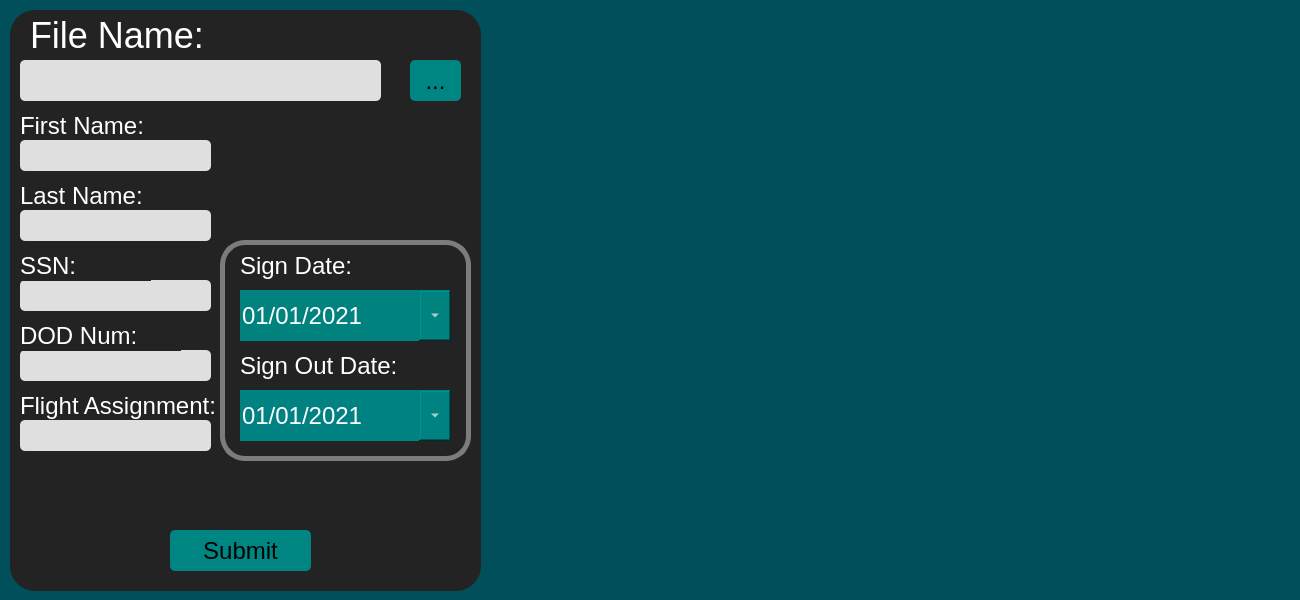
       <widget class="QWidget" name="page">
        <property name="minimumSize">
         <size>
          <width>1300</width>
          <height>600</height>
         </size>
        </property>
        <property name="maximumSize">
         <size>
          <width>1300</width>
          <height>600</height>
         </size>
        </property>
        <property name="styleSheet">
         <string notr="true">QWidget{

	
	background-color: rgb(0, 79, 91);
}</string>
        </property>
        <widget class="QWidget" name="widget" native="true">
         <property name="geometry">
          <rect>
           <x>10</x>
           <y>10</y>
           <width>471</width>
           <height>581</height>
          </rect>
         </property>
         <property name="styleSheet">
          <string notr="true">QWidget{
	background-color: rgb(35, 35, 35);
	font-family: Arial, Helvetica, sans-serif;
	
	border-radius:25px

}</string>
         </property>
         <widget class="QLineEdit" name="fileNameLine">
          <property name="geometry">
           <rect>
            <x>10</x>
            <y>50</y>
            <width>361</width>
            <height>41</height>
           </rect>
          </property>
          <property name="styleSheet">
           <string notr="true">QLineEdit{
	
	background-color: rgb(223, 223, 223);
	font-size: 24px;
	font-weight: bold;
	
	color: rgb(0, 141, 143);
	border-color: rgb(0, 116, 118);
	border-radius:5px


}</string>
          </property>
         </widget>
         <widget class="QLabel" name="FileNameLabel">
          <property name="geometry">
           <rect>
            <x>20</x>
            <y>10</y>
            <width>181</width>
            <height>31</height>
           </rect>
          </property>
          <property name="styleSheet">
           <string notr="true">QLabel{
	color: rgb(255, 255, 255);
	font-size: 36px;

	border-color: rgb(0, 139, 130);
}
</string>
          </property>
          <property name="text">
           <string>File Name:</string>
          </property>
         </widget>
         <widget class="QLabel" name="label_7">
          <property name="geometry">
           <rect>
            <x>10</x>
            <y>100</y>
            <width>131</width>
            <height>31</height>
           </rect>
          </property>
          <property name="styleSheet">
           <string notr="true">QLabel{
	color: rgb(255, 255, 255);
	font-size: 24px;
	font-family: Arial, Helvetica, sans-serif;

	border-color: rgb(0, 139, 130);
}</string>
          </property>
          <property name="text">
           <string>First Name:</string>
          </property>
         </widget>
         <widget class="QToolButton" name="toolButton">
          <property name="geometry">
           <rect>
            <x>400</x>
            <y>50</y>
            <width>51</width>
            <height>41</height>
           </rect>
          </property>
          <property name="styleSheet">
           <string notr="true">QToolButton{
	
	background-color: rgb(0, 134, 130);
	border-radius:5px;
	font-size: 24px;
}

QToolButton:hover{
	
	background-color: rgb(0, 255, 255);

}</string>
          </property>
          <property name="text">
           <string>...</string>
          </property>
         </widget>
         <widget class="QLineEdit" name="fNameEntry">
          <property name="geometry">
           <rect>
            <x>10</x>
            <y>130</y>
            <width>191</width>
            <height>31</height>
           </rect>
          </property>
          <property name="styleSheet">
           <string notr="true">QLineEdit{
	
	background-color: rgb(223, 223, 223);
	color: rgb(0, 141, 143);
	
	font-size: 24px;
	border-color: rgb(0, 116, 118);
	border-radius:5px


}</string>
          </property>
         </widget>
         <widget class="QLabel" name="label_13">
          <property name="geometry">
           <rect>
            <x>10</x>
            <y>170</y>
            <width>161</width>
            <height>31</height>
           </rect>
          </property>
          <property name="styleSheet">
           <string notr="true">QLabel{
	color: rgb(255, 255, 255);
	font-size: 24px;
	font-family: Arial, Helvetica, sans-serif;

	border-color: rgb(0, 139, 130);
}</string>
          </property>
          <property name="text">
           <string>Last Name:</string>
          </property>
         </widget>
         <widget class="QLineEdit" name="lNameEntry">
          <property name="geometry">
           <rect>
            <x>10</x>
            <y>200</y>
            <width>191</width>
            <height>31</height>
           </rect>
          </property>
          <property name="styleSheet">
           <string notr="true">QLineEdit{
	
	background-color: rgb(223, 223, 223);
	font-size: 24px;
	color: rgb(0, 141, 143);
	border-color: rgb(0, 116, 118);
	border-radius:5px


}</string>
          </property>
         </widget>
         <widget class="QPushButton" name="page1Submit">
          <property name="geometry">
           <rect>
            <x>160</x>
            <y>520</y>
            <width>141</width>
            <height>41</height>
           </rect>
          </property>
          <property name="styleSheet">
           <string notr="true">QPushButton{
	
	background-color: rgb(0, 134, 130);
	border-radius:5px;
	font-size: 24px;

}

QPushButton:hover{
	
	box-shadow: 10px 5px 5px grey;
	background-color: rgb(0, 255, 247);
	border-radius:5px;
	font-size: 24px;

}</string>
          </property>
          <property name="text">
           <string>Submit</string>
          </property>
         </widget>
         <widget class="QLineEdit" name="ssnEntry">
          <property name="geometry">
           <rect>
            <x>10</x>
            <y>270</y>
            <width>191</width>
            <height>31</height>
           </rect>
          </property>
          <property name="styleSheet">
           <string notr="true">QLineEdit{
	
	background-color: rgb(223, 223, 223);
	color: rgb(0, 141, 143);
	
	font-size: 24px;
	border-color: rgb(0, 116, 118);
	border-radius:5px


}</string>
          </property>
         </widget>
         <widget class="QLabel" name="label_14">
          <property name="geometry">
           <rect>
            <x>10</x>
            <y>240</y>
            <width>131</width>
            <height>31</height>
           </rect>
          </property>
          <property name="styleSheet">
           <string notr="true">QLabel{
	color: rgb(255, 255, 255);
	font-size: 24px;
	font-family: Arial, Helvetica, sans-serif;

	border-color: rgb(0, 139, 130);
}</string>
          </property>
          <property name="text">
           <string>SSN:</string>
          </property>
         </widget>
         <widget class="QLineEdit" name="dodEntry">
          <property name="geometry">
           <rect>
            <x>10</x>
            <y>340</y>
            <width>191</width>
            <height>31</height>
           </rect>
          </property>
          <property name="styleSheet">
           <string notr="true">QLineEdit{
	
	background-color: rgb(223, 223, 223);
	font-size: 24px;
	color: rgb(0, 141, 143);
	border-color: rgb(0, 116, 118);
	border-radius:5px


}</string>
          </property>
         </widget>
         <widget class="QLabel" name="label_15">
          <property name="geometry">
           <rect>
            <x>10</x>
            <y>310</y>
            <width>161</width>
            <height>31</height>
           </rect>
          </property>
          <property name="styleSheet">
           <string notr="true">QLabel{
	color: rgb(255, 255, 255);
	font-size: 24px;
	font-family: Arial, Helvetica, sans-serif;

	border-color: rgb(0, 139, 130);
}</string>
          </property>
          <property name="text">
           <string>DOD Num:</string>
          </property>
         </widget>
         <widget class="QLabel" name="label_61">
          <property name="geometry">
           <rect>
            <x>10</x>
            <y>380</y>
            <width>201</width>
            <height>31</height>
           </rect>
          </property>
          <property name="styleSheet">
           <string notr="true">QLabel{
	color: rgb(255, 255, 255);
	font-size: 24px;
	font-family: Arial, Helvetica, sans-serif;

	border-color: rgb(0, 139, 130);
}</string>
          </property>
          <property name="text">
           <string>Flight Assignment:</string>
          </property>
         </widget>
         <widget class="QLineEdit" name="flightEntry">
          <property name="geometry">
           <rect>
            <x>10</x>
            <y>410</y>
            <width>191</width>
            <height>31</height>
           </rect>
          </property>
          <property name="styleSheet">
           <string notr="true">QLineEdit{
	
	background-color: rgb(223, 223, 223);
	font-size: 24px;
	color: rgb(0, 141, 143);
	border-color: rgb(0, 116, 118);
	border-radius:5px


}</string>
          </property>
         </widget>
         <widget class="QWidget" name="widget_2" native="true">
          <property name="geometry">
           <rect>
            <x>210</x>
            <y>230</y>
            <width>251</width>
            <height>221</height>
           </rect>
          </property>
          <property name="styleSheet">
           <string notr="true">QWidget#widget_2{
	
	

	background-color: rgb(35, 35, 35);
	border:5px solid rgb(124, 124, 124);
}
</string>
          </property>
          <widget class="QLabel" name="label_16">
           <property name="geometry">
            <rect>
             <x>20</x>
             <y>10</y>
             <width>161</width>
             <height>31</height>
            </rect>
           </property>
           <property name="styleSheet">
            <string notr="true">QLabel{
	color: rgb(255, 255, 255);
	font-size: 24px;
	font-family: Arial, Helvetica, sans-serif;

	
}</string>
           </property>
           <property name="text">
            <string>Sign Date:</string>
           </property>
          </widget>
          <widget class="QDateEdit" name="page1StartDate">
           <property name="geometry">
            <rect>
             <x>20</x>
             <y>50</y>
             <width>211</width>
             <height>51</height>
            </rect>
           </property>
           <property name="styleSheet">
            <string notr="true">QDateEdit{
	
	
	font-family: Arial, Helvetica, sans-serif;
	
	background-color: rgb(0, 130, 126);
	border-color: rgb(255, 255, 255);
	font-size: 24px;
	border-radius:0px;
	color: rgb(255, 255, 255);

}

QDateEdit::drop-down { width: 32px; }</string>
           </property>
           <property name="dateTime">
            <datetime>
             <hour>0</hour>
             <minute>0</minute>
             <second>0</second>
             <year>2021</year>
             <month>1</month>
             <day>1</day>
            </datetime>
           </property>
           <property name="displayFormat">
            <string>MM/dd/yyyy</string>
           </property>
           <property name="calendarPopup">
            <bool>true</bool>
           </property>
          </widget>
          <widget class="QLabel" name="label_17">
           <property name="geometry">
            <rect>
             <x>20</x>
             <y>110</y>
             <width>161</width>
             <height>31</height>
            </rect>
           </property>
           <property name="styleSheet">
            <string notr="true">QLabel{
	color: rgb(255, 255, 255);
	font-size: 24px;
	font-family: Arial, Helvetica, sans-serif;

	border-color: rgb(0, 139, 130);
}</string>
           </property>
           <property name="text">
            <string>Sign Out Date:</string>
           </property>
          </widget>
          <widget class="QDateEdit" name="page1EndDate">
           <property name="geometry">
            <rect>
             <x>20</x>
             <y>150</y>
             <width>211</width>
             <height>51</height>
            </rect>
           </property>
           <property name="styleSheet">
            <string notr="true">QDateEdit{
	font-size: 24px;
	background-color: rgb(0, 130, 130);
	color: rgb(255, 255, 255);
	border-radius:0px;

}
QDateEdit::drop-down { width: 32px; }</string>
           </property>
           <property name="dateTime">
            <datetime>
             <hour>0</hour>
             <minute>0</minute>
             <second>0</second>
             <year>2021</year>
             <month>1</month>
             <day>1</day>
            </datetime>
           </property>
           <property name="displayFormat">
            <string>MM/dd/yyyy</string>
           </property>
           <property name="calendarPopup">
            <bool>true</bool>
           </property>
          </widget>
         </widget>
        </widget>
       </widget>
